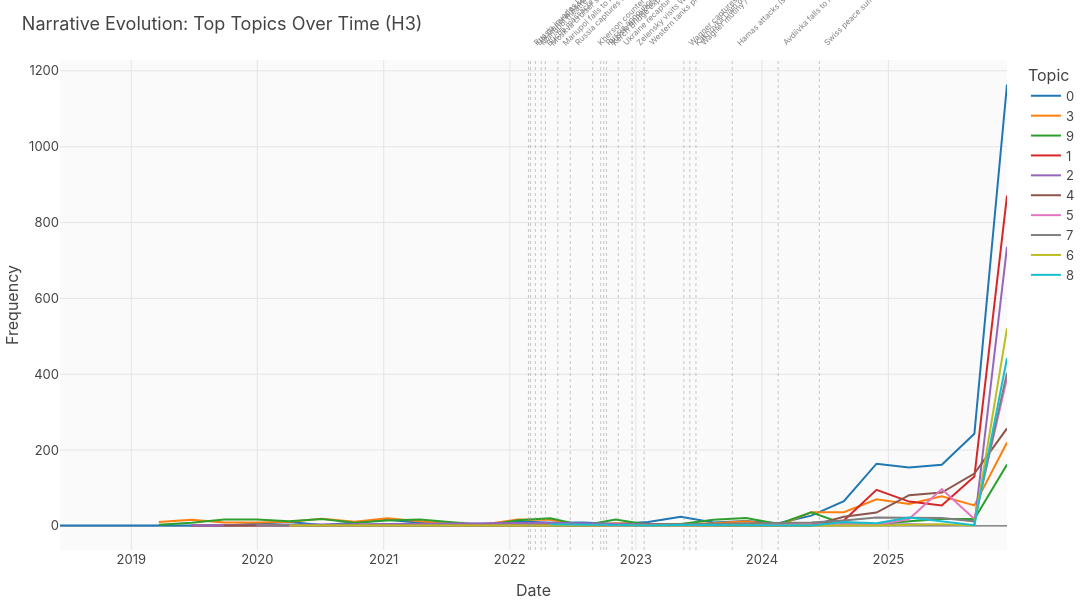

Source (notebook cell):
### Code cell
if BERTOPIC_AVAILABLE:
    # Topics over time — tests H3 directly
    print('Computing topics over time...')
    topics_over_time = topic_model.topics_over_time(
        topic_texts, topic_dates, nr_bins=30
    )
    
    # Plot top topics over time
    top_topic_ids = topic_info[topic_info['Topic'] != -1].head(10)['Topic'].tolist()
    tot_filtered = topics_over_time[topics_over_time['Topic'].isin(top_topic_ids)]
    
    fig = px.line(tot_filtered, x='Timestamp', y='Frequency',
        color='Name' if 'Name' in tot_filtered.columns else 'Topic',
        title='Narrative Evolution: Top Topics Over Time (H3)')
    fig = add_event_annotations(fig)
    fig.update_layout(height=600, width=1100, xaxis_title='Date', yaxis_title='Frequency')
    fig.show()
    
    print('Topics over time computed.')

### Figure 1 — Plotly figure (JSON) as saved in the notebook; plotly's stock layout.template omitted (floating-point values rounded to 4 significant figures)
{"data": [{"hovertemplate": "Topic=0<br>Timestamp=%{x}<br>Frequency=%{y}<extra></extra>", "legendgroup": "0", "line": {"color": "#1f77b4", "dash": "solid"}, "marker": {"symbol": "circle"}, "mode": "lines", "name": "0", "orientation": "v", "showlegend": true, "type": "scatter", "x": ["2018-06-08T17:33:50.106000000", "2019-03-21T21:35:20.400000000", "2019-06-24T08:15:50.200000000", "2019-09-26T18:56:20.000000000", "2020-04-02T16:17:19.600000000", "2020-07-06T02:57:49.400000000", "2020-10-08T13:38:19.200000000", "2021-01-11T00:18:49.000000000", "2021-04-15T10:59:18.800000000", "2021-07-18T21:39:48.600000000", "2021-10-21T08:20:18.400000000", "2022-01-23T19:00:48.200000000", "2022-04-28T05:41:18.000000000", "2022-07-31T16:21:47.800000000", "2022-11-03T03:02:17.600000000", "2023-02-05T13:42:47.400000000", "2023-05-11T00:23:17.200000000", "2023-08-13T11:03:47.000000000", "2023-11-15T21:44:16.800000000", "2024-02-18T08:24:46.600000000", "2024-05-22T19:05:16.400000000", "2024-08-25T05:45:46.200000000", "2024-11-27T16:26:16.000000000", "2025-03-02T03:06:45.800000000", "2025-06-04T13:47:15.600000000", "2025-09-07T00:27:45.400000000", "2025-12-10T11:08:15.200000000"], "xaxis": "x", "y": [1, 1, 2, 1, 10, 2, 8, 16, 8, 3, 5, 12, 8, 9, 5, 10, 24, 9, 13, 7, 27, 65, 164, 154, 161, 243, 1164], "yaxis": "y"}, {"hovertemplate": "Topic=3<br>Timestamp=%{x}<br>Frequency=%{y}<extra></extra>", "legendgroup": "3", "line": {"color": "#ff7f0e", "dash": "solid"}, "marker": {"symbol": "circle"}, "mode": "lines", "name": "3", "orientation": "v", "showlegend": true, "type": "scatter", "x": ["2019-03-21T21:35:20.400000000", "2019-06-24T08:15:50.200000000", "2019-09-26T18:56:20.000000000", "2019-12-30T05:36:49.800000000", "2020-04-02T16:17:19.600000000", "2020-07-06T02:57:49.400000000", "2020-10-08T13:38:19.200000000", "2021-01-11T00:18:49.000000000", "2021-04-15T10:59:18.800000000", "2021-07-18T21:39:48.600000000", "2021-10-21T08:20:18.400000000", "2022-01-23T19:00:48.200000000", "2022-04-28T05:41:18.000000000", "2022-07-31T16:21:47.800000000", "2022-11-03T03:02:17.600000000", "2023-02-05T13:42:47.400000000", "2023-05-11T00:23:17.200000000", "2023-08-13T11:03:47.000000000", "2023-11-15T21:44:16.800000000", "2024-02-18T08:24:46.600000000", "2024-05-22T19:05:16.400000000", "2024-08-25T05:45:46.200000000", "2024-11-27T16:26:16.000000000", "2025-03-02T03:06:45.800000000", "2025-06-04T13:47:15.600000000", "2025-09-07T00:27:45.400000000", "2025-12-10T11:08:15.200000000"], "xaxis": "x", "y": [10, 16, 9, 9, 11, 19, 11, 20, 12, 5, 4, 17, 16, 1, 7, 5, 5, 7, 12, 2, 36, 36, 70, 58, 78, 54, 220], "yaxis": "y"}, {"hovertemplate": "Topic=9<br>Timestamp=%{x}<br>Frequency=%{y}<extra></extra>", "legendgroup": "9", "line": {"color": "#2ca02c", "dash": "solid"}, "marker": {"symbol": "circle"}, "mode": "lines", "name": "9", "orientation": "v", "showlegend": true, "type": "scatter", "x": ["2019-03-21T21:35:20.400000000", "2019-06-24T08:15:50.200000000", "2019-09-26T18:56:20.000000000", "2019-12-30T05:36:49.800000000", "2020-04-02T16:17:19.600000000", "2020-07-06T02:57:49.400000000", "2020-10-08T13:38:19.200000000", "2021-01-11T00:18:49.000000000", "2021-04-15T10:59:18.800000000", "2021-10-21T08:20:18.400000000", "2022-01-23T19:00:48.200000000", "2022-04-28T05:41:18.000000000", "2022-07-31T16:21:47.800000000", "2022-11-03T03:02:17.600000000", "2023-02-05T13:42:47.400000000", "2023-05-11T00:23:17.200000000", "2023-08-13T11:03:47.000000000", "2023-11-15T21:44:16.800000000", "2024-02-18T08:24:46.600000000", "2024-05-22T19:05:16.400000000", "2024-08-25T05:45:46.200000000", "2024-11-27T16:26:16.000000000", "2025-03-02T03:06:45.800000000", "2025-06-04T13:47:15.600000000", "2025-09-07T00:27:45.400000000", "2025-12-10T11:08:15.200000000"], "xaxis": "x", "y": [3, 8, 17, 17, 12, 18, 8, 14, 17, 2, 15, 20, 1, 17, 3, 5, 16, 21, 5, 36, 5, 4, 12, 18, 18, 162], "yaxis": "y"}, {"hovertemplate": "Topic=1<br>Timestamp=%{x}<br>Frequency=%{y}<extra></extra>", "legendgroup": "1", "line": {"color": "#d62728", "dash": "solid"}, "marker": {"symbol": "circle"}, "mode": "lines", "name": "1", "orientation": "v", "showlegend": true, "type": "scatter", "x": ["2019-06-24T08:15:50.200000000", "2019-12-30T05:36:49.800000000", "2020-04-02T16:17:19.600000000", "2020-07-06T02:57:49.400000000", "2020-10-08T13:38:19.200000000", "2021-01-11T00:18:49.000000000", "2021-04-15T10:59:18.800000000", "2022-11-03T03:02:17.600000000", "2023-02-05T13:42:47.400000000", "2023-05-11T00:23:17.200000000", "2023-08-13T11:03:47.000000000", "2023-11-15T21:44:16.800000000", "2024-02-18T08:24:46.600000000", "2024-05-22T19:05:16.400000000", "2024-08-25T05:45:46.200000000", "2024-11-27T16:26:16.000000000", "2025-03-02T03:06:45.800000000", "2025-06-04T13:47:15.600000000", "2025-09-07T00:27:45.400000000", "2025-12-10T11:08:15.200000000"], "xaxis": "x", "y": [1, 1, 2, 1, 2, 3, 1, 2, 4, 2, 5, 3, 3, 4, 14, 95, 64, 54, 130, 871], "yaxis": "y"}, {"hovertemplate": "Topic=2<br>Timestamp=%{x}<br>Frequency=%{y}<extra></extra>", "legendgroup": "2", "line": {"color": "#9467bd", "dash": "solid"}, "marker": {"symbol": "circle"}, "mode": "lines", "name": "2", "orientation": "v", "showlegend": true, "type": "scatter", "x": ["2019-06-24T08:15:50.200000000", "2022-04-28T05:41:18.000000000", "2023-08-13T11:03:47.000000000", "2024-02-18T08:24:46.600000000", "2024-11-27T16:26:16.000000000", "2025-03-02T03:06:45.800000000", "2025-06-04T13:47:15.600000000", "2025-09-07T00:27:45.400000000", "2025-12-10T11:08:15.200000000"], "xaxis": "x", "y": [1, 8, 1, 1, 2, 4, 2, 2, 736], "yaxis": "y"}, {"hovertemplate": "Topic=4<br>Timestamp=%{x}<br>Frequency=%{y}<extra></extra>", "legendgroup": "4", "line": {"color": "#8c564b", "dash": "solid"}, "marker": {"symbol": "circle"}, "mode": "lines", "name": "4", "orientation": "v", "showlegend": true, "type": "scatter", "x": ["2019-09-26T18:56:20.000000000", "2019-12-30T05:36:49.800000000", "2021-04-15T10:59:18.800000000", "2023-02-05T13:42:47.400000000", "2023-05-11T00:23:17.200000000", "2023-08-13T11:03:47.000000000", "2024-05-22T19:05:16.400000000", "2024-08-25T05:45:46.200000000", "2024-11-27T16:26:16.000000000", "2025-03-02T03:06:45.800000000", "2025-06-04T13:47:15.600000000", "2025-09-07T00:27:45.400000000", "2025-12-10T11:08:15.200000000"], "xaxis": "x", "y": [1, 1, 1, 1, 1, 1, 1, 24, 35, 81, 88, 138, 257], "yaxis": "y"}, {"hovertemplate": "Topic=5<br>Timestamp=%{x}<br>Frequency=%{y}<extra></extra>", "legendgroup": "5", "line": {"color": "#e377c2", "dash": "solid"}, "marker": {"symbol": "circle"}, "mode": "lines", "name": "5", "orientation": "v", "showlegend": true, "type": "scatter", "x": ["2019-12-30T05:36:49.800000000", "2020-10-08T13:38:19.200000000", "2021-07-18T21:39:48.600000000", "2022-04-28T05:41:18.000000000", "2023-02-05T13:42:47.400000000", "2023-05-11T00:23:17.200000000", "2024-08-25T05:45:46.200000000", "2024-11-27T16:26:16.000000000", "2025-03-02T03:06:45.800000000", "2025-06-04T13:47:15.600000000", "2025-09-07T00:27:45.400000000", "2025-12-10T11:08:15.200000000"], "xaxis": "x", "y": [1, 1, 1, 2, 1, 1, 4, 2, 18, 97, 18, 390], "yaxis": "y"}, {"hovertemplate": "Topic=7<br>Timestamp=%{x}<br>Frequency=%{y}<extra></extra>", "legendgroup": "7", "line": {"color": "#7f7f7f", "dash": "solid"}, "marker": {"symbol": "circle"}, "mode": "lines", "name": "7", "orientation": "v", "showlegend": true, "type": "scatter", "x": ["2019-12-30T05:36:49.800000000", "2020-07-06T02:57:49.400000000", "2020-10-08T13:38:19.200000000", "2021-04-15T10:59:18.800000000", "2022-04-28T05:41:18.000000000", "2022-07-31T16:21:47.800000000", "2024-05-22T19:05:16.400000000", "2024-08-25T05:45:46.200000000", "2024-11-27T16:26:16.000000000", "2025-03-02T03:06:45.800000000", "2025-06-04T13:47:15.600000000", "2025-09-07T00:27:45.400000000", "2025-12-10T11:08:15.200000000"], "xaxis": "x", "y": [1, 1, 1, 1, 1, 1, 9, 14, 22, 21, 21, 12, 404], "yaxis": "y"}, {"hovertemplate": "Topic=6<br>Timestamp=%{x}<br>Frequency=%{y}<extra></extra>", "legendgroup": "6", "line": {"color": "#bcbd22", "dash": "solid"}, "marker": {"symbol": "circle"}, "mode": "lines", "name": "6", "orientation": "v", "showlegend": true, "type": "scatter", "x": ["2020-04-02T16:17:19.600000000", "2022-04-28T05:41:18.000000000", "2023-02-05T13:42:47.400000000", "2023-05-11T00:23:17.200000000", "2024-02-18T08:24:46.600000000", "2024-08-25T05:45:46.200000000", "2024-11-27T16:26:16.000000000", "2025-06-04T13:47:15.600000000", "2025-09-07T00:27:45.400000000", "2025-12-10T11:08:15.200000000"], "xaxis": "x", "y": [1, 2, 1, 1, 1, 1, 1, 4, 1, 521], "yaxis": "y"}, {"hovertemplate": "Topic=8<br>Timestamp=%{x}<br>Frequency=%{y}<extra></extra>", "legendgroup": "8", "line": {"color": "#17becf", "dash": "solid"}, "marker": {"symbol": "circle"}, "mode": "lines", "name": "8", "orientation": "v", "showlegend": true, "type": "scatter", "x": ["2022-04-28T05:41:18.000000000", "2023-02-05T13:42:47.400000000", "2023-05-11T00:23:17.200000000", "2023-11-15T21:44:16.800000000", "2024-02-18T08:24:46.600000000", "2024-05-22T19:05:16.400000000", "2024-08-25T05:45:46.200000000", "2024-11-27T16:26:16.000000000", "2025-03-02T03:06:45.800000000", "2025-06-04T13:47:15.600000000", "2025-09-07T00:27:45.400000000", "2025-12-10T11:08:15.200000000"], "xaxis": "x", "y": [4, 1, 2, 1, 1, 1, 10, 7, 22, 12, 2, 442], "yaxis": "y"}], "layout": {"annotations": [{"font": {"color": "gray", "size": 8}, "showarrow": false, "text": "Russia invades Ukraine", "textangle": -45, "x": "2022-02-24T00:00:00+00:00", "xanchor": "left", "y": 1.02, "yanchor": "bottom", "yref": "paper"}, {"font": {"color": "gray", "size": 8}, "showarrow": false, "text": "UN General Assembly condemns invasion", "textangle": -45, "x": "2022-03-02T00:00:00+00:00", "xanchor": "left", "y": 1.02, "yanchor": "bottom", "yref": "paper"}, {"font": {"color": "gray", "size": 8}, "showarrow": false, "text": "Mariupol theatre airstrike", "textangle": -45, "x": "2022-03-16T00:00:00+00:00", "xanchor": "left", "y": 1.02, "yanchor": "bottom", "yref": "paper"}, {"font": {"color": "gray", "size": 8}, "showarrow": false, "text": "Bucha massacre revealed", "textangle": -45, "x": "2022-04-02T00:00:00+00:00", "xanchor": "left", "y": 1.02, "yanchor": "bottom", "yref": "paper"}, {"font": {"color": "gray", "size": 8}, "showarrow": false, "text": "Moskva cruiser sunk", "textangle": -45, "x": "2022-04-14T00:00:00+00:00", "xanchor": "left", "y": 1.02, "yanchor": "bottom", "yref": "paper"}, {"font": {"color": "gray", "size": 8}, "showarrow": false, "text": "Mariupol falls to Russia", "textangle": -45, "x": "2022-05-20T00:00:00+00:00", "xanchor": "left", "y": 1.02, "yanchor": "bottom", "yref": "paper"}, {"font": {"color": "gray", "size": 8}, "showarrow": false, "text": "Russia captures Severodonetsk", "textangle": -45, "x": "2022-06-25T00:00:00+00:00", "xanchor": "left", "y": 1.02, "yanchor": "bottom", "yref": "paper"}, {"font": {"color": "gray", "size": 8}, "showarrow": false, "text": "Kherson counter-offensive begins", "textangle": -45, "x": "2022-08-29T00:00:00+00:00", "xanchor": "left", "y": 1.02, "yanchor": "bottom", "yref": "paper"}, {"font": {"color": "gray", "size": 8}, "showarrow": false, "text": "Russia announces partial mobilization", "textangle": -45, "x": "2022-09-21T00:00:00+00:00", "xanchor": "left", "y": 1.02, "yanchor": "bottom", "yref": "paper"}, {"font": {"color": "gray", "size": 8}, "showarrow": false, "text": "Russia annexes four regions", "textangle": -45, "x": "2022-09-30T00:00:00+00:00", "xanchor": "left", "y": 1.02, "yanchor": "bottom", "yref": "paper"}, {"font": {"color": "gray", "size": 8}, "showarrow": false, "text": "Kerch Bridge explosion", "textangle": -45, "x": "2022-10-08T00:00:00+00:00", "xanchor": "left", "y": 1.02, "yanchor": "bottom", "yref": "paper"}, {"font": {"color": "gray", "size": 8}, "showarrow": false, "text": "Ukraine recaptures Kherson", "textangle": -45, "x": "2022-11-11T00:00:00+00:00", "xanchor": "left", "y": 1.02, "yanchor": "bottom", "yref": "paper"}, {"font": {"color": "gray", "size": 8}, "showarrow": false, "text": "Zelensky visits Washington", "textangle": -45, "x": "2022-12-21T00:00:00+00:00", "xanchor": "left", "y": 1.02, "yanchor": "bottom", "yref": "paper"}, {"font": {"color": "gray", "size": 8}, "showarrow": false, "text": "Western tanks pledged to Ukraine", "textangle": -45, "x": "2023-01-25T00:00:00+00:00", "xanchor": "left", "y": 1.02, "yanchor": "bottom", "yref": "paper"}, {"font": {"color": "gray", "size": 8}, "showarrow": false, "text": "Wagner captures Bakhmut", "textangle": -45, "x": "2023-05-20T00:00:00+00:00", "xanchor": "left", "y": 1.02, "yanchor": "bottom", "yref": "paper"}, {"font": {"color": "gray", "size": 8}, "showarrow": false, "text": "Kakhovka Dam destruction", "textangle": -45, "x": "2023-06-06T00:00:00+00:00", "xanchor": "left", "y": 1.02, "yanchor": "bottom", "yref": "paper"}, {"font": {"color": "gray", "size": 8}, "showarrow": false, "text": "Wagner mutiny / Prigozhin march", "textangle": -45, "x": "2023-06-24T00:00:00+00:00", "xanchor": "left", "y": 1.02, "yanchor": "bottom", "yref": "paper"}, {"font": {"color": "gray", "size": 8}, "showarrow": false, "text": "Hamas attacks Israel (attention shift)", "textangle": -45, "x": "2023-10-07T00:00:00+00:00", "xanchor": "left", "y": 1.02, "yanchor": "bottom", "yref": "paper"}, {"font": {"color": "gray", "size": 8}, "showarrow": false, "text": "Avdiivka falls to Russia", "textangle": -45, "x": "2024-02-17T00:00:00+00:00", "xanchor": "left", "y": 1.02, "yanchor": "bottom", "yref": "paper"}, {"font": {"color": "gray", "size": 8}, "showarrow": false, "text": "Swiss peace summit", "textangle": -45, "x": "2024-06-15T00:00:00+00:00", "xanchor": "left", "y": 1.02, "yanchor": "bottom", "yref": "paper"}], "height": 600, "legend": {"title": {"text": "Topic"}, "tracegroupgap": 0}, "shapes": [{"line": {"color": "rgba(150,150,150,0.5)", "dash": "dot", "width": 1}, "type": "line", "x0": "2022-02-24T00:00:00+00:00", "x1": "2022-02-24T00:00:00+00:00", "xref": "x", "y0": 0, "y1": 1, "yref": "y domain"}, {"line": {"color": "rgba(150,150,150,0.5)", "dash": "dot", "width": 1}, "type": "line", "x0": "2022-03-02T00:00:00+00:00", "x1": "2022-03-02T00:00:00+00:00", "xref": "x", "y0": 0, "y1": 1, "yref": "y domain"}, {"line": {"color": "rgba(150,150,150,0.5)", "dash": "dot", "width": 1}, "type": "line", "x0": "2022-03-16T00:00:00+00:00", "x1": "2022-03-16T00:00:00+00:00", "xref": "x", "y0": 0, "y1": 1, "yref": "y domain"}, {"line": {"color": "rgba(150,150,150,0.5)", "dash": "dot", "width": 1}, "type": "line", "x0": "2022-04-02T00:00:00+00:00", "x1": "2022-04-02T00:00:00+00:00", "xref": "x", "y0": 0, "y1": 1, "yref": "y domain"}, {"line": {"color": "rgba(150,150,150,0.5)", "dash": "dot", "width": 1}, "type": "line", "x0": "2022-04-14T00:00:00+00:00", "x1": "2022-04-14T00:00:00+00:00", "xref": "x", "y0": 0, "y1": 1, "yref": "y domain"}, {"line": {"color": "rgba(150,150,150,0.5)", "dash": "dot", "width": 1}, "type": "line", "x0": "2022-05-20T00:00:00+00:00", "x1": "2022-05-20T00:00:00+00:00", "xref": "x", "y0": 0, "y1": 1, "yref": "y domain"}, {"line": {"color": "rgba(150,150,150,0.5)", "dash": "dot", "width": 1}, "type": "line", "x0": "2022-06-25T00:00:00+00:00", "x1": "2022-06-25T00:00:00+00:00", "xref": "x", "y0": 0, "y1": 1, "yref": "y domain"}, {"line": {"color": "rgba(150,150,150,0.5)", "dash": "dot", "width": 1}, "type": "line", "x0": "2022-08-29T00:00:00+00:00", "x1": "2022-08-29T00:00:00+00:00", "xref": "x", "y0": 0, "y1": 1, "yref": "y domain"}, {"line": {"color": "rgba(150,150,150,0.5)", "dash": "dot", "width": 1}, "type": "line", "x0": "2022-09-21T00:00:00+00:00", "x1": "2022-09-21T00:00:00+00:00", "xref": "x", "y0": 0, "y1": 1, "yref": "y domain"}, {"line": {"color": "rgba(150,150,150,0.5)", "dash": "dot", "width": 1}, "type": "line", "x0": "2022-09-30T00:00:00+00:00", "x1": "2022-09-30T00:00:00+00:00", "xref": "x", "y0": 0, "y1": 1, "yref": "y domain"}, {"line": {"color": "rgba(150,150,150,0.5)", "dash": "dot", "width": 1}, "type": "line", "x0": "2022-10-08T00:00:00+00:00", "x1": "2022-10-08T00:00:00+00:00", "xref": "x", "y0": 0, "y1": 1, "yref": "y domain"}, {"line": {"color": "rgba(150,150,150,0.5)", "dash": "dot", "width": 1}, "type": "line", "x0": "2022-11-11T00:00:00+00:00", "x1": "2022-11-11T00:00:00+00:00", "xref": "x", "y0": 0, "y1": 1, "yref": "y domain"}, {"line": {"color": "rgba(150,150,150,0.5)", "dash": "dot", "width": 1}, "type": "line", "x0": "2022-12-21T00:00:00+00:00", "x1": "2022-12-21T00:00:00+00:00", "xref": "x", "y0": 0, "y1": 1, "yref": "y domain"}, {"line": {"color": "rgba(150,150,150,0.5)", "dash": "dot", "width": 1}, "type": "line", "x0": "2023-01-25T00:00:00+00:00", "x1": "2023-01-25T00:00:00+00:00", "xref": "x", "y0": 0, "y1": 1, "yref": "y domain"}, {"line": {"color": "rgba(150,150,150,0.5)", "dash": "dot", "width": 1}, "type": "line", "x0": "2023-05-20T00:00:00+00:00", "x1": "2023-05-20T00:00:00+00:00", "xref": "x", "y0": 0, "y1": 1, "yref": "y domain"}, {"line": {"color": "rgba(150,150,150,0.5)", "dash": "dot", "width": 1}, "type": "line", "x0": "2023-06-06T00:00:00+00:00", "x1": "2023-06-06T00:00:00+00:00", "xref": "x", "y0": 0, "y1": 1, "yref": "y domain"}, {"line": {"color": "rgba(150,150,150,0.5)", "dash": "dot", "width": 1}, "type": "line", "x0": "2023-06-24T00:00:00+00:00", "x1": "2023-06-24T00:00:00+00:00", "xref": "x", "y0": 0, "y1": 1, "yref": "y domain"}, {"line": {"color": "rgba(150,150,150,0.5)", "dash": "dot", "width": 1}, "type": "line", "x0": "2023-10-07T00:00:00+00:00", "x1": "2023-10-07T00:00:00+00:00", "xref": "x", "y0": 0, "y1": 1, "yref": "y domain"}, {"line": {"color": "rgba(150,150,150,0.5)", "dash": "dot", "width": 1}, "type": "line", "x0": "2024-02-17T00:00:00+00:00", "x1": "2024-02-17T00:00:00+00:00", "xref": "x", "y0": 0, "y1": 1, "yref": "y domain"}, {"line": {"color": "rgba(150,150,150,0.5)", "dash": "dot", "width": 1}, "type": "line", "x0": "2024-06-15T00:00:00+00:00", "x1": "2024-06-15T00:00:00+00:00", "xref": "x", "y0": 0, "y1": 1, "yref": "y domain"}], "title": {"text": "Narrative Evolution: Top Topics Over Time (H3)"}, "width": 1100, "xaxis": {"anchor": "y", "domain": [0.0, 1.0], "title": {"text": "Date"}}, "yaxis": {"anchor": "x", "domain": [0.0, 1.0], "title": {"text": "Frequency"}}}}
